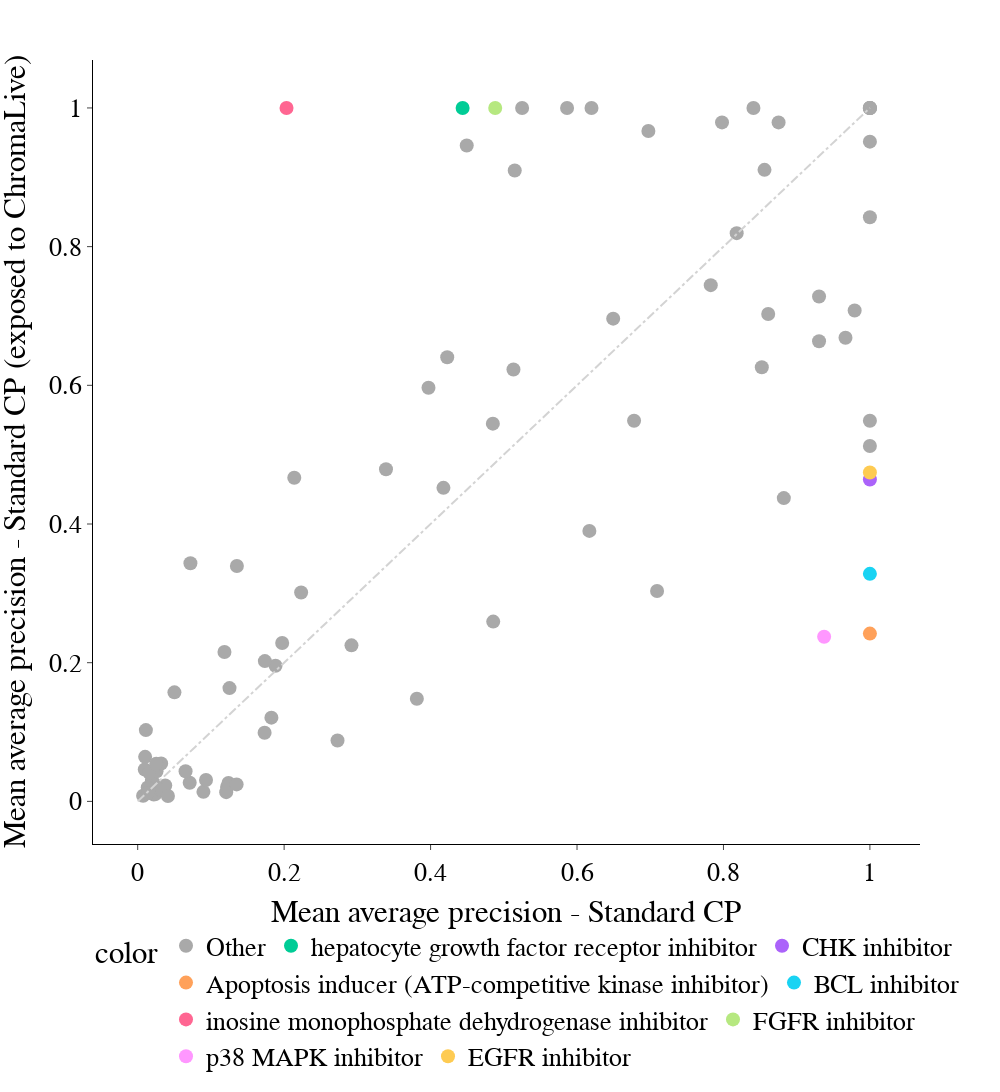

Write notebook code for a chart like this one.
### Markdown cell above
### Plot

### Code cell
scatter_plot_comparison_colorblack(df_treatment, col1='Standard CP', col2='Standard CP (exposed to ChromaLive)', cutoff=0.5)

### Figure 1 — Plotly figure (JSON) as saved in the notebook; plotly's stock layout.template omitted (floating-point values rounded to 4 significant figures)
{"data": [{"hovertemplate": "<b>%{hovertext}</b><br><br>color=Other<br>Mean average precision - Standard CP=%{x}<br>Mean average precision - Standard CP (exposed to ChromaLive)=%{y}<extra></extra>", "hovertext": ["tumor necrosis factor production inhibitor", "antihistamine", "acetylcholine receptor antagonist", "pyruvate dehydrogenase kinase inhibitor", "protein tyrosine kinase inhibitor", "antihistamine", "glycogen synthase kinase inhibitor", "histone lysine methyltransferase inhibitor", "tumor necrosis factor production inhibitor", "inosine monophosphate dehydrogenase inhibitor", "CDC inhibitor", "PARP inhibitor", "bromodomain inhibitor", "ubiquitin specific protease inhibitor", "glycogen synthase kinase inhibitor", "JAK inhibitor", "hepatocyte growth factor receptor inhibitor", "bromodomain inhibitor", "MEK inhibitor", "Aurora kinase inhibitor", "LXR agonist", "phospholipase inhibitor", "IGF-1 inhibitor", "tricyclic antidepressant", "histone lysine demethylase inhibitor", "phosphodiesterase inhibitor", "beta-catenin inhibitor", "JNK inhibitor", "LXR agonist", "DNA inhibitor", "kinesin inhibitor", "phosphoinositide dependent kinase inhibitor", "RAF inhibitor", "FGFR inhibitor", "Bcr-Abl kinase inhibitor", "AMPK inhibitor", "pyruvate dehydrogenase kinase inhibitor", "phospholipase inhibitor", "Aurora kinase inhibitor", "JAK inhibitor", "tricyclic antidepressant", "PARP inhibitor", "MEK inhibitor", "histone lysine methyltransferase inhibitor", "HDAC inhibitor", "HDAC inhibitor", "BCL inhibitor", "phosphodiesterase inhibitor", "kinesin inhibitor", "CDK inhibitor", "CDC inhibitor", "RAF inhibitor", "protein tyrosine kinase inhibitor", "MAP kinase inhibitor", "ER stressor (SERCA inhibitor)", "protein arginine N-methyltransferase inhibitor", "Apoptosis inducer (transcription inhibitor)", "phosphoinositide dependent kinase inhibitor", "DNA inhibitor", "smoothened receptor agonist", "JNK inhibitor", "CHK inhibitor", "EGFR inhibitor", "androgen receptor modulator", "HMGCR inhibitor", "acetylcholine receptor antagonist", "mTOR inhibitor", "HMGCR inhibitor", "IGF-1 inhibitor", "protein arginine N-methyltransferase inhibitor", "Bcr-Abl kinase inhibitor", "MAP kinase inhibitor", "p38 MAPK inhibitor", "ubiquitin specific protease inhibitor", "beta-catenin inhibitor", "CDK inhibitor", "histone lysine demethylase inhibitor", "hypoxia inducible factor inhibitor", "androgen receptor modulator", "mTOR inhibitor", "smoothened receptor agonist", "hypoxia inducible factor inhibitor"], "legendgroup": "Other", "marker": {"color": "darkgrey", "size": 14, "symbol": "circle"}, "mode": "markers", "name": "Other", "orientation": "v", "showlegend": true, "type": "scatter", "x": [0.07102, 0.02198, 0.03761, 0.1254, 0.1733, 0.01934, 0.6975, 0.0143, 0.0229, 1, 1, 0.02418, 0.1355, 0.122, 1, 0.08976, 0.03209, 1, 0.1973, 0.8753, 1, 0.009674, 0.8181, 0.01015, 0.06538, 0.09331, 0.0137, 0.01117, 0.292, 0.04131, 0.9306, 0.6198, 0.072, 0.8824, 0.8611, 0.1882, 0.525, 0.9306, 0.4851, 0.1737, 0.01642, 0.5149, 0.6494, 1, 0.4494, 0.5132, 0.4855, 0.007374, 0.4176, 0.7826, 0.124, 0.9792, 0.02574, 0.01474, 1, 0.7093, 0.6779, 0.8561, 0.2139, 0.2232, 0.01471, 0.8524, 0.05016, 0.01576, 0.1209, 0.03202, 1, 0.01389, 0.5864, 0.1826, 0.3971, 0.3391, 0.2729, 0.1185, 0.9667, 0.4227, 0.798, 0.02529, 0.1351, 0.8409, 0.3812, 0.6169], "xaxis": "x", "y": [0.02693, 0.009849, 0.02282, 0.1634, 0.09904, 0.03086, 0.9667, 0.01833, 0.02504, 1, 1, 0.01055, 0.3394, 0.02089, 0.8424, 0.01371, 0.0163, 1, 0.2283, 0.9792, 1, 0.04599, 0.8194, 0.06423, 0.04337, 0.03079, 0.02016, 0.1028, 0.225, 0.007685, 0.6635, 1, 0.3434, 0.4374, 0.7028, 0.1957, 1, 0.728, 0.5447, 0.2023, 0.01639, 0.9097, 0.6961, 0.5489, 0.9458, 0.6228, 0.2593, 0.008176, 0.4522, 0.7444, 0.02658, 0.708, 0.04336, 0.01546, 0.9514, 0.3034, 0.5489, 0.9107, 0.4667, 0.3011, 0.01786, 0.626, 0.1572, 0.04154, 0.0133, 0.05456, 0.5124, 0.01206, 1, 0.1207, 0.5965, 0.479, 0.08788, 0.2154, 0.6686, 0.6406, 0.9792, 0.05428, 0.02445, 1, 0.148, 0.3901], "yaxis": "y"}, {"hovertemplate": "<b>%{hovertext}</b><br><br>color=hepatocyte growth factor receptor inhibitor<br>Mean average precision - Standard CP=%{x}<br>Mean average precision - Standard CP (exposed to ChromaLive)=%{y}<extra></extra>", "hovertext": ["hepatocyte growth factor receptor inhibitor"], "legendgroup": "hepatocyte growth factor receptor inhibitor", "marker": {"color": "#00cc96", "size": 14, "symbol": "circle"}, "mode": "markers", "name": "hepatocyte growth factor receptor inhibitor", "orientation": "v", "showlegend": true, "type": "scatter", "x": [0.4438], "xaxis": "x", "y": [1], "yaxis": "y"}, {"hovertemplate": "<b>%{hovertext}</b><br><br>color=CHK inhibitor<br>Mean average precision - Standard CP=%{x}<br>Mean average precision - Standard CP (exposed to ChromaLive)=%{y}<extra></extra>", "hovertext": ["CHK inhibitor"], "legendgroup": "CHK inhibitor", "marker": {"color": "#ab63fa", "size": 14, "symbol": "circle"}, "mode": "markers", "name": "CHK inhibitor", "orientation": "v", "showlegend": true, "type": "scatter", "x": [1], "xaxis": "x", "y": [0.4643], "yaxis": "y"}, {"hovertemplate": "<b>%{hovertext}</b><br><br>color=Apoptosis inducer (ATP-competitive kinase inhibitor)<br>Mean average precision - Standard CP=%{x}<br>Mean average precision - Standard CP (exposed to ChromaLive)=%{y}<extra></extra>", "hovertext": ["Apoptosis inducer (ATP-competitive kinase inhibitor)"], "legendgroup": "Apoptosis inducer (ATP-competitive kinase inhibitor)", "marker": {"color": "#FFA15A", "size": 14, "symbol": "circle"}, "mode": "markers", "name": "Apoptosis inducer (ATP-competitive kinase inhibitor)", "orientation": "v", "showlegend": true, "type": "scatter", "x": [1], "xaxis": "x", "y": [0.2419], "yaxis": "y"}, {"hovertemplate": "<b>%{hovertext}</b><br><br>color=BCL inhibitor<br>Mean average precision - Standard CP=%{x}<br>Mean average precision - Standard CP (exposed to ChromaLive)=%{y}<extra></extra>", "hovertext": ["BCL inhibitor"], "legendgroup": "BCL inhibitor", "marker": {"color": "#19d3f3", "size": 14, "symbol": "circle"}, "mode": "markers", "name": "BCL inhibitor", "orientation": "v", "showlegend": true, "type": "scatter", "x": [1], "xaxis": "x", "y": [0.3281], "yaxis": "y"}, {"hovertemplate": "<b>%{hovertext}</b><br><br>color=inosine monophosphate dehydrogenase inhibitor<br>Mean average precision - Standard CP=%{x}<br>Mean average precision - Standard CP (exposed to ChromaLive)=%{y}<extra></extra>", "hovertext": ["inosine monophosphate dehydrogenase inhibitor"], "legendgroup": "inosine monophosphate dehydrogenase inhibitor", "marker": {"color": "#FF6692", "size": 14, "symbol": "circle"}, "mode": "markers", "name": "inosine monophosphate dehydrogenase inhibitor", "orientation": "v", "showlegend": true, "type": "scatter", "x": [0.2033], "xaxis": "x", "y": [1], "yaxis": "y"}, {"hovertemplate": "<b>%{hovertext}</b><br><br>color=FGFR inhibitor<br>Mean average precision - Standard CP=%{x}<br>Mean average precision - Standard CP (exposed to ChromaLive)=%{y}<extra></extra>", "hovertext": ["FGFR inhibitor"], "legendgroup": "FGFR inhibitor", "marker": {"color": "#B6E880", "size": 14, "symbol": "circle"}, "mode": "markers", "name": "FGFR inhibitor", "orientation": "v", "showlegend": true, "type": "scatter", "x": [0.4883], "xaxis": "x", "y": [1], "yaxis": "y"}, {"hovertemplate": "<b>%{hovertext}</b><br><br>color=p38 MAPK inhibitor<br>Mean average precision - Standard CP=%{x}<br>Mean average precision - Standard CP (exposed to ChromaLive)=%{y}<extra></extra>", "hovertext": ["p38 MAPK inhibitor"], "legendgroup": "p38 MAPK inhibitor", "marker": {"color": "#FF97FF", "size": 14, "symbol": "circle"}, "mode": "markers", "name": "p38 MAPK inhibitor", "orientation": "v", "showlegend": true, "type": "scatter", "x": [0.9375], "xaxis": "x", "y": [0.2375], "yaxis": "y"}, {"hovertemplate": "<b>%{hovertext}</b><br><br>color=EGFR inhibitor<br>Mean average precision - Standard CP=%{x}<br>Mean average precision - Standard CP (exposed to ChromaLive)=%{y}<extra></extra>", "hovertext": ["EGFR inhibitor"], "legendgroup": "EGFR inhibitor", "marker": {"color": "#FECB52", "size": 14, "symbol": "circle"}, "mode": "markers", "name": "EGFR inhibitor", "orientation": "v", "showlegend": true, "type": "scatter", "x": [1], "xaxis": "x", "y": [0.4743], "yaxis": "y"}], "layout": {"font": {"color": "Black", "family": "sans serif", "size": 26}, "height": 1200, "legend": {"orientation": "h", "title": {"text": "color"}, "tracegroupgap": 0}, "margin": {"t": 60}, "plot_bgcolor": "rgba(0,0,0,0)", "shapes": [{"line": {"color": "lightgrey", "dash": "dashdot"}, "type": "line", "x0": 0, "x1": 1, "y0": 0, "y1": 1}], "width": 1000, "xaxis": {"anchor": "y", "domain": [0, 1], "linecolor": "black", "showline": true, "ticks": "outside", "title": {"text": "Mean average precision - Standard CP"}}, "yaxis": {"anchor": "x", "domain": [0, 1], "linecolor": "black", "showline": true, "ticks": "outside", "title": {"text": "Mean average precision - Standard CP (exposed to ChromaLive)"}}}}
